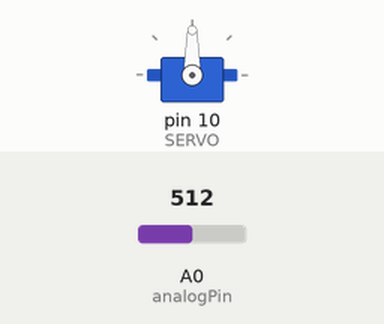
The sketch below on a simulated Arduino Uno, built with avr-gcc and run on an emulated ATmega328P. Parts: servo. The inputs (shaded band) are chosen by the test bench; at power-on: A0 (analogPin) = 512.

Above: at 2.2 s.
2.3 s: A0 (analogPin) set to 716
At 3.5 s:
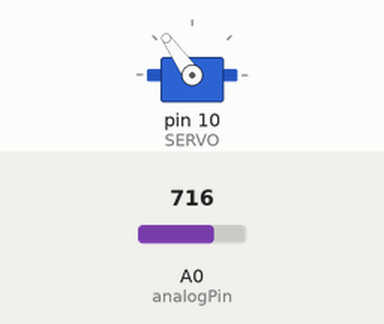
3.8 s: A0 (analogPin) set to 900
At 4.8 s:
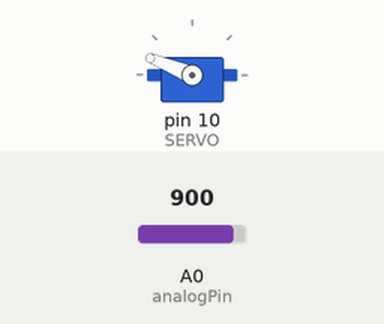
5.3 s: A0 (analogPin) set to 1023
At 6.0 s:
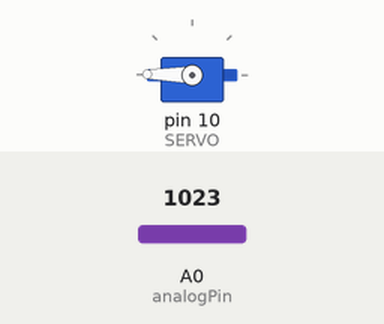
6.8 s: A0 (analogPin) set to 306
At 7.1 s:
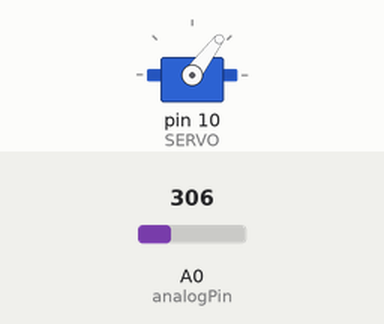
8.3 s: A0 (analogPin) set to 122
At 9.4 s:
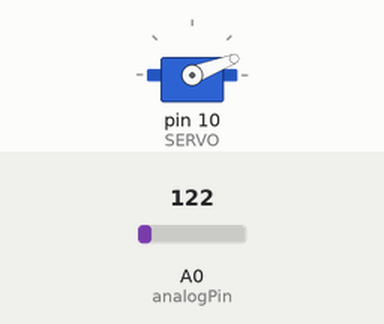
9.8 s: A0 (analogPin) set to 0
At 10.6 s:
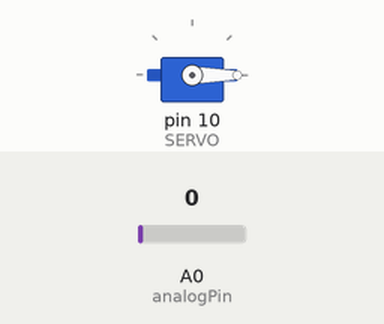
Timing chart, 0 to 12.3 s (numbered marks = the images above; inputs shaded):
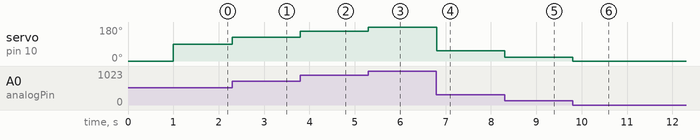

The sketch:

17_SERVO.ino
```cpp
#include <Servo.h>

const int SERVO = 10;
const int analogPin = A0;
Servo servo;
void setup() {
  // put your setup code here, to run once:
  servo.attach(SERVO);
  servo.write(0);

  delay(1000);

  // for(int cnt=0;cnt<2;cnt++){
  //   servo.write(0);
  //   delay(1000);
  //   servo.write(180);
  //   delay(1000);
  // }

  // servo.detach();
}

void loop() {
  int analogValue = analogRead(analogPin);
  Serial.print(analogValue);
  unsigned long val = map(analogValue, 0, 1024, 0,180);
  servo.write(val);
}
```

Measured:
- after the input at 2.3 s, servo on pin 10 (SERVO): 90° → 125° at once
- after the input at 3.8 s, servo on pin 10 (SERVO): 125° → 158° at once
- after the input at 5.3 s, servo on pin 10 (SERVO): 158° → 179° at once
- after the input at 6.8 s, servo on pin 10 (SERVO): 179° → 53° at once
- after the input at 8.3 s, servo on pin 10 (SERVO): 53° → 21° at once
- after the input at 9.8 s, servo on pin 10 (SERVO): 21° → 0° at once
